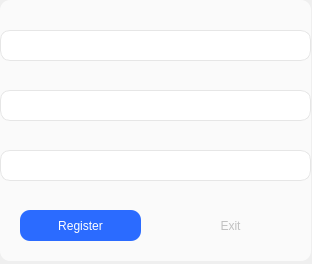
<?xml version="1.0" encoding="UTF-8"?>
<ui version="4.0">
 <class>Register</class>
 <widget class="QDialog" name="Register">
  <property name="geometry">
   <rect>
    <x>0</x>
    <y>0</y>
    <width>312</width>
    <height>264</height>
   </rect>
  </property>
  <property name="windowTitle">
   <string>Dialog</string>
  </property>
  <widget class="QLabel" name="label">
   <property name="geometry">
    <rect>
     <x>0</x>
     <y>0</y>
     <width>311</width>
     <height>261</height>
    </rect>
   </property>
   <property name="styleSheet">
    <string notr="true">background-color:rgb(250,250,250);
border-radius:10px</string>
   </property>
   <property name="text">
    <string/>
   </property>
  </widget>
  <widget class="QLineEdit" name="lineEdit_name">
   <property name="geometry">
    <rect>
     <x>0</x>
     <y>30</y>
     <width>311</width>
     <height>31</height>
    </rect>
   </property>
   <property name="styleSheet">
    <string notr="true">border :  1px solid rgb(230, 230, 230);
border-radius:10px;</string>
   </property>
  </widget>
  <widget class="QLineEdit" name="lineEdit_phone">
   <property name="geometry">
    <rect>
     <x>0</x>
     <y>90</y>
     <width>311</width>
     <height>31</height>
    </rect>
   </property>
   <property name="styleSheet">
    <string notr="true">border :  1px solid rgb(230, 230, 230);
border-radius:10px;</string>
   </property>
  </widget>
  <widget class="QLineEdit" name="lineEdit_address">
   <property name="geometry">
    <rect>
     <x>0</x>
     <y>150</y>
     <width>311</width>
     <height>31</height>
    </rect>
   </property>
   <property name="styleSheet">
    <string notr="true">border :  1px solid rgb(230, 230, 230);
border-radius:10px;</string>
   </property>
  </widget>
  <widget class="QPushButton" name="pushButton">
   <property name="geometry">
    <rect>
     <x>20</x>
     <y>210</y>
     <width>121</width>
     <height>31</height>
    </rect>
   </property>
   <property name="styleSheet">
    <string notr="true">QPushButton{
border-radius:10px;
background-color: rgb(43, 107, 255);
font: 600 9pt &quot;Segoe UI Variable Display Semib&quot; ;;
color : white;}
QPushButton:pressed{
	background-color: rgb(114, 156, 255);
}</string>
   </property>
   <property name="text">
    <string>Register</string>
   </property>
  </widget>
  <widget class="QPushButton" name="pushButton_2">
   <property name="geometry">
    <rect>
     <x>170</x>
     <y>210</y>
     <width>121</width>
     <height>31</height>
    </rect>
   </property>
   <property name="styleSheet">
    <string notr="true">QPushButton{
border-radius:10px;
font: 600 9pt &quot;Segoe UI Variable Display Semib&quot;;
color : rgb(193, 193, 193);}
QPushButton:pressed{
	background-color: rgb(220, 220, 220);
}</string>
   </property>
   <property name="text">
    <string>Exit</string>
   </property>
  </widget>
 </widget>
 <resources/>
 <connections/>
</ui>
